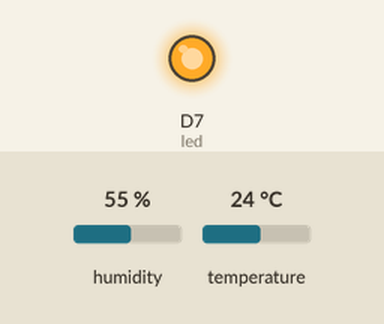
A sketch run on a simulated Particle Photon. Parts: output pins drawn as LEDs (lit = HIGH). Wiring (inferred from the names in the program): DHT11 sensor: data D0. Inputs (shaded band) come from the test bench; at power-on: humidity 55 %, temperature 24 °C.

Above: at 15.1 s.
At 45.2 s:
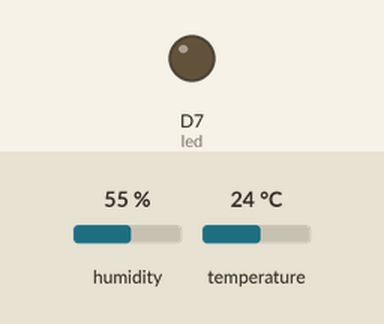
Timing chart, 0 to 78.4 s (numbered marks = the images above):
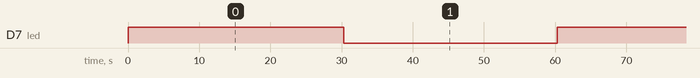

Measured:
- by itself, D7 (led): alternates HIGH for 30.3 s and LOW for 30.0 s

The sketch:

temp.ino
```cpp
#include <Adafruit_DHT_Particle.h>
#define DHTTYPE DHT22
#define DHTPIN D0

DHT dht(DHTPIN, DHTTYPE);
float temperature;
char temperatureString[10];
int led = D7;

void setup() {

    pinMode(led, OUTPUT);
    Particle.variable("temperature", &temperatureString[0], STRING);
    dht.begin();

    }

void loop() {

    digitalWrite(led, HIGH);
    temperature = dht.getTempCelcius();
    sprintf(temperatureString, "%.2f", temperature);

    Particle.publish("temp", temperatureString, PRIVATE);
    delay(30000);
    digitalWrite(led, LOW);
    delay(30000);

    }
```

Adafruit_DHT_Particle.cpp
```cpp
// (licence header left out)
#include "Adafruit_DHT_Particle.h"

DHT::DHT(uint8_t pin, uint8_t type, uint8_t count) {
	_pin = pin;
	_type = type;
	_count = count;
	firstreading = true;
}

void DHT::begin(void) {
// set up the pins!
	pinMode(_pin, INPUT);
	digitalWrite(_pin, HIGH);
	_lastreadtime = 0;
}

float DHT::readTemperature() {
	float f;

	if (read()) {
		switch (_type) {
			case DHT11:
				f = data[2];
				return f;
			case DHT22:
			case DHT21:
				f = data[2] & 0x7F;
				f *= 256;
				f += data[3];
				f /= 10;
				if (data[2] & 0x80)
					f *= -1;
				return f;
		}
	}
	return NAN;
}

float DHT::getHumidity() {
	return readHumidity();
}

float DHT::getTempCelcius() {
	return readTemperature();
}

float DHT::getTempFarenheit() {
	return convertCtoF(readTemperature());
}

float DHT::getTempKelvin() {
	return convertCtoK(readTemperature());
}

float DHT::getHeatIndex() {
	return convertFtoC(computeHeatIndex(convertCtoF(readTemperature()), readHumidity()));
}

float DHT::getDewPoint() {
	return computeDewPoint(readTemperature(), readHumidity());
}

float DHT::convertFtoC(float f) {
	return (f - 32) * 5 / 9;
}

float DHT::convertCtoF(float c) {
	return c * 9 / 5 + 32;
}

float DHT::convertCtoK(float c) {
	return c + 273.15;
}

float DHT::readHumidity(void) {
	float f;

	if (read()) {
		switch (_type) {
			case DHT11:
				f = data[0];
				return f;
			case DHT22:
			case DHT21:
				f = data[0];
				f *= 256;
				f += data[1];
				f /= 10;
				return f;
		}
	}
	return NAN;
}

float DHT::computeHeatIndex(float tempFahrenheit, float percentHumidity) {
// Adapted from equation at: https://github.com/adafruit/DHT-sensor-library/issues/9 and
// Wikipedia: http://en.wikipedia.org/wiki/Heat_index
	return -42.379 +
		 2.04901523 * tempFahrenheit +
		10.14333127 * percentHumidity +
		-0.22475541 * tempFahrenheit * percentHumidity +
		-0.00683783 * pow(tempFahrenheit, 2) +
		-0.05481717 * pow(percentHumidity, 2) +
		 0.00122874 * pow(tempFahrenheit, 2) * percentHumidity +
		 0.00085282 * tempFahrenheit * pow(percentHumidity, 2) +
		-0.00000199 * pow(tempFahrenheit, 2) * pow(percentHumidity, 2);
}

float DHT::computeDewPoint(float tempCelcius, float percentHumidity) {
	double a = 17.271;
	double b = 237.7;
	double tC = (a * (float) tempCelcius) / (b + (float) tempCelcius) + log( (float) percentHumidity / 100);
	double Td = (b * tC) / (a - tC);
	return Td;
}


boolean DHT::read(void) {
	uint8_t laststate = HIGH;
	uint8_t counter = 0;
	uint8_t j = 0, i;
	unsigned long currenttime;

// Check if sensor was read less than two seconds ago and return early
// to use last reading.
	currenttime = millis();
	if (currenttime < _lastreadtime) {
// ie there was a rollover
		_lastreadtime = 0;
	}
	if (!firstreading && ((currenttime - _lastreadtime) < 2000)) {
		return true; // return last correct measurement
//		delay(2000 - (currenttime - _lastreadtime));
	}
	firstreading = false;
/*
	Serial.print("Currtime: "); Serial.print(currenttime);
	Serial.print(" Lasttime: "); Serial.print(_lastreadtime);
*/
	_lastreadtime = millis();

	data[0] = data[1] = data[2] = data[3] = data[4] = 0;

// pull the pin high and wait 250 milliseconds
	digitalWrite(_pin, HIGH);
	delay(250);

// now pull it low for ~20 milliseconds
	pinMode(_pin, OUTPUT);
	digitalWrite(_pin, LOW);
	delay(20);
	noInterrupts();
	digitalWrite(_pin, HIGH);
	delayMicroseconds(40);
	pinMode(_pin, INPUT);

// read in timings
	for ( i=0; i< MAXTIMINGS; i++) {
		counter = 0;
		while (digitalRead(_pin) == laststate) {
			counter++;
			delayMicroseconds(1);
			if (counter == 255) {
				break;
			}
		}
		laststate = digitalRead(_pin);

		if (counter == 255) break;

// ignore first 3 transitions
		if ((i >= 4) && (i%2 == 0)) {
// shove each bit into the storage bytes
			data[j/8] <<= 1;
			if (counter > _count)
				data[j/8] |= 1;
			j++;
		}

	}

	interrupts();

/*
	Serial.println(j, DEC);
	Serial.print(data[0], HEX); Serial.print(", ");
	Serial.print(data[1], HEX); Serial.print(", ");
	Serial.print(data[2], HEX); Serial.print(", ");
	Serial.print(data[3], HEX); Serial.print(", ");
	Serial.print(data[4], HEX); Serial.print(" =? ");
	Serial.println(data[0] + data[1] + data[2] + data[3], HEX);
*/

// check we read 40 bits and that the checksum matches
	if ((j >= 40) &&
	   (data[4] == ((data[0] + data[1] + data[2] + data[3]) & 0xFF)) ) {
		return true;
	}

	return false;

}
```

Adafruit_DHT_Particle.h
```cpp
// (licence header left out)
#ifndef DHT_H
#define DHT_H

#include "Particle.h"
#include "math.h"

// how many timing transitions we need to keep track of. 2 * number bits + extra
#define MAXTIMINGS 85

#define DHT11 11
#define DHT22 22
#define DHT21 21
#define AM2301 21

class DHT {
	private:
		uint8_t data[6];
		uint8_t _pin, _type, _count;
		unsigned long _lastreadtime;
		boolean firstreading;
		float readTemperature();
		float convertFtoC(float);
		float convertCtoF(float);
		float convertCtoK(float);
		float computeHeatIndex(float tempFahrenheit, float percentHumidity);
		float computeDewPoint(float tempCelcius, float percentHumidity);
		float readHumidity(void);
		boolean read(void);

	public:
		DHT(uint8_t pin, uint8_t type, uint8_t count=6);
		void begin(void);
		float getHumidity();
		float getTempCelcius();
		float getTempFarenheit();
		float getTempKelvin();
		float getHeatIndex();
                float getDewPoint();

};
#endif
```
